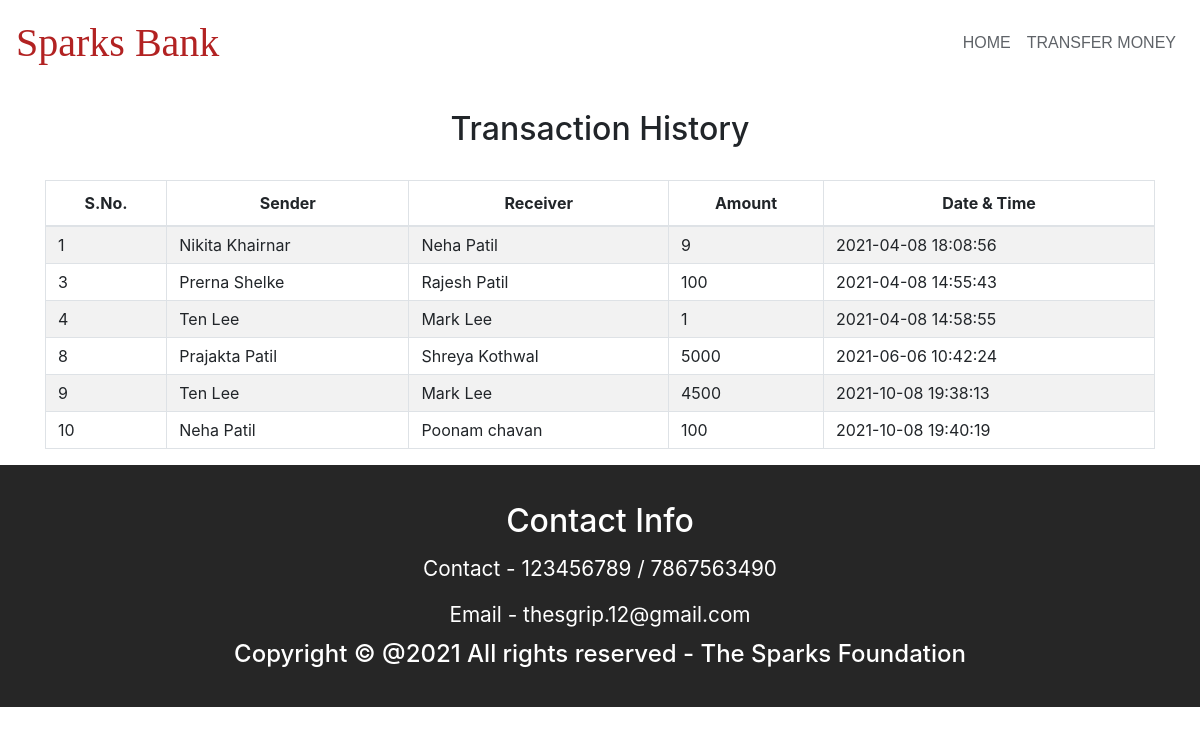
The page /transactionhistory.php on the database its author committed.
### tables this page shows
CREATE TABLE `transaction` (
  `srno` int(3) NOT NULL,
  `sender` text NOT NULL,
  `reciever` text NOT NULL,
  `balance` int(8) NOT NULL,
  `datetime` datetime NOT NULL DEFAULT current_timestamp()
);

### transactionhistory.php (the view)
<?php
  include 'nav.php';
?>
	<div class="container">
        <h2 class="text-center pt-4">Transaction History</h2>
       <br>
       <div class="table-responsive-sm">
    <table class="table table-hover table-striped table-condensed table-bordered">
        <thead>
            <tr>
                <th class="text-center">S.No.</th>
                <th class="text-center">Sender</th>
                <th class="text-center">Receiver</th>
                <th class="text-center">Amount</th>
                <th class="text-center">Date & Time</th>
            </tr>
        </thead>
        <tbody>
        <?php
            include 'config.php';
            $sql ="select * from transaction";
            $query =mysqli_query($conn, $sql);
            while($rows = mysqli_fetch_assoc($query))
            {
        ?>
            <tr>
            <td class="py-2"><?php echo $rows['srno']; ?></td>
            <td class="py-2"><?php echo $rows['sender']; ?></td>
            <td class="py-2"><?php echo $rows['reciever']; ?></td>
            <td class="py-2"><?php echo $rows['balance']; ?> </td>
            <td class="py-2"><?php echo $rows['datetime']; ?> </td>
        <?php
            }
        ?>
        </tbody>
    </table>
    </div>
</div>
<?php include('footer.php'); ?>
</body>
</html>

### nav.php (shortened to what this page needs)
<html>
    <head>
		<link rel="stylesheet" href="https://unpkg.com/bootstrap-material-design@4.1.1/dist/css/bootstrap-material-design.min.css">
		<link rel="stylesheet" href="https://cdnjs.cloudflare.com/ajax/libs/font-awesome/5.14.0/css/all.min.css">
		<link rel="stylesheet" href="https://unpkg.com/aos@next/dist/aos.css"/>
        <link rel="stylesheet" href="https://maxcdn.bootstrapcdn.com/bootstrap/4.5.2/css/bootstrap.min.css">
        <link href="//maxcdn.bootstrapcdn.com/bootstrap/4.1.1/css/bootstrap.min.css" rel="stylesheet" id="bootstrap-css">
        <link rel='stylesheet' href='https://cdnjs.cloudflare.com/ajax/libs/twitter-bootstrap/4.1.3/css/bootstrap.min.css'>
        <link rel='stylesheet' href='https://cdnjs.cloudflare.com/ajax/libs/font-awesome/5.12.1/css/all.min.css'>
        <link rel="stylesheet" href="https://cdnjs.cloudflare.com/ajax/libs/font-awesome/4.7.0/css/font-awesome.min.css" />
    </head>
    <body>
		<nav id="navbar" class="navbar navbar-expand-lg navbar-light bg-light">
			 <a class="navbar-brand" href="./index.html">Sparks Bank</a>
			<div class="collapse navbar-collapse" id="navbarSupportedContent">
				<ul class="navbar-nav ml-auto">
					<li class="nav-item active">
						<a class="nav-link" href="./index.php">HOME <span class="sr-only">(current)</span></a>
					</li>
					<li class="nav-item">
						<a class="nav-link" href="./transfer_money.php">TRANSFER MONEY</a>
					</li>
				</ul>
        </div>
		</nav>
	</body>
</html>

### footer.php (shortened to what this page needs)
<html>
<head>
	</head>
	<body>
		<section id="contact-section">
			<div id="contact">
					<h2 class="secondary">Contact Info</h2>
					<p>Contact - 123456789 / 7867563490</p>
					<p>Email - thesgrip.12@gmail.com
					<h4>Copyright &copy; @2021 All rights reserved - The Sparks Foundation</h4>
			</div>
		</section>
	</body>
</html>

### nav.php (style rules this page uses)
.bg-light { background-color: white!important; }
.navbar-brand { font-family:'Italianno', cursive; font-size: 2.5rem; color: #B22222!important; }
.nav-link { color: #5f6368!important; font-family: 'Noto Sans JP', sans-serif; }

### footer.php (style rules this page uses)
#contact { background-color:#262626; text-align:center; }
#contact { padding:30px; }
#contact h2 { color:white; margin:7px 10px; }
#contact p { color:white; font-size:1.3rem; margin:5px; padding:5px; }
#contact h4 { color:white; text-align:center; }

### rows shown on the page
transaction: srno "1", sender "Nikita Khairnar", reciever "Neha Patil", balance "9", datetime "2021-04-08 18:08:56"
transaction: srno "3", sender "Prerna Shelke", reciever "Rajesh Patil", balance "100", datetime "2021-04-08 14:55:43"
transaction: srno "4", sender "Ten Lee", reciever "Mark Lee", balance "1", datetime "2021-04-08 14:58:55"
transaction: srno "8", sender "Prajakta Patil", reciever "Shreya Kothwal", balance "5000", datetime "2021-06-06 10:42:24"
transaction: srno "9", sender "Ten Lee", reciever "Mark Lee", balance "4500", datetime "2021-10-08 19:38:13"
transaction: srno "10", sender "Neha Patil", reciever "Poonam chavan", balance "100", datetime "2021-10-08 19:40:19"
